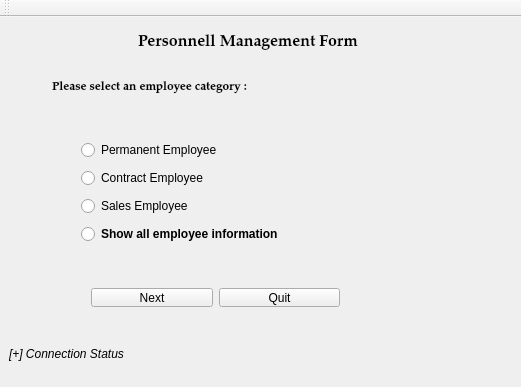
<?xml version="1.0" encoding="UTF-8"?>
<ui version="4.0">
 <class>FrontPage</class>
 <widget class="QMainWindow" name="FrontPage">
  <property name="geometry">
   <rect>
    <x>0</x>
    <y>0</y>
    <width>521</width>
    <height>387</height>
   </rect>
  </property>
  <property name="windowTitle">
   <string>FrontPage</string>
  </property>
  <widget class="QWidget" name="centralWidget">
   <widget class="QLabel" name="headingLabel">
    <property name="geometry">
     <rect>
      <x>130</x>
      <y>10</y>
      <width>371</width>
      <height>31</height>
     </rect>
    </property>
    <property name="sizePolicy">
     <sizepolicy hsizetype="Preferred" vsizetype="Preferred">
      <horstretch>0</horstretch>
      <verstretch>0</verstretch>
     </sizepolicy>
    </property>
    <property name="font">
     <font>
      <family>Palatino Linotype</family>
      <pointsize>12</pointsize>
      <weight>75</weight>
      <bold>true</bold>
     </font>
    </property>
    <property name="text">
     <string>  Personnell Management Form</string>
    </property>
   </widget>
   <widget class="QLabel" name="connectionLabel">
    <property name="geometry">
     <rect>
      <x>9</x>
      <y>326</y>
      <width>201</width>
      <height>21</height>
     </rect>
    </property>
    <property name="sizePolicy">
     <sizepolicy hsizetype="Preferred" vsizetype="Preferred">
      <horstretch>0</horstretch>
      <verstretch>0</verstretch>
     </sizepolicy>
    </property>
    <property name="font">
     <font>
      <weight>50</weight>
      <italic>true</italic>
      <bold>false</bold>
     </font>
    </property>
    <property name="text">
     <string>[+] Connection Status</string>
    </property>
   </widget>
   <widget class="QLabel" name="titleLabel">
    <property name="geometry">
     <rect>
      <x>40</x>
      <y>50</y>
      <width>341</width>
      <height>41</height>
     </rect>
    </property>
    <property name="sizePolicy">
     <sizepolicy hsizetype="Preferred" vsizetype="Preferred">
      <horstretch>0</horstretch>
      <verstretch>0</verstretch>
     </sizepolicy>
    </property>
    <property name="font">
     <font>
      <family>Palatino Linotype</family>
      <pointsize>9</pointsize>
      <weight>75</weight>
      <bold>true</bold>
     </font>
    </property>
    <property name="text">
     <string>    Please select an employee category :</string>
    </property>
   </widget>
   <widget class="QWidget" name="layoutWidget">
    <property name="geometry">
     <rect>
      <x>80</x>
      <y>260</y>
      <width>271</width>
      <height>41</height>
     </rect>
    </property>
    <layout class="QHBoxLayout" name="horizontalLayout">
     <item>
      <widget class="QPushButton" name="nextButton">
       <property name="text">
        <string>Next</string>
       </property>
      </widget>
     </item>
     <item>
      <widget class="QPushButton" name="quitButton">
       <property name="text">
        <string>Quit</string>
       </property>
      </widget>
     </item>
    </layout>
   </widget>
   <widget class="QWidget" name="layoutWidget">
    <property name="geometry">
     <rect>
      <x>70</x>
      <y>110</y>
      <width>321</width>
      <height>131</height>
     </rect>
    </property>
    <layout class="QVBoxLayout" name="verticalLayout">
     <item>
      <widget class="QRadioButton" name="permanent_radioButton">
       <property name="text">
        <string>Permanent Employee</string>
       </property>
      </widget>
     </item>
     <item>
      <widget class="QRadioButton" name="contract_radioButton">
       <property name="text">
        <string>Contract Employee</string>
       </property>
      </widget>
     </item>
     <item>
      <widget class="QRadioButton" name="sales_radioButton">
       <property name="text">
        <string>Sales Employee</string>
       </property>
      </widget>
     </item>
     <item>
      <widget class="QRadioButton" name="showall_radioButton">
       <property name="font">
        <font>
         <weight>75</weight>
         <bold>true</bold>
        </font>
       </property>
       <property name="text">
        <string>Show all employee information</string>
       </property>
      </widget>
     </item>
    </layout>
   </widget>
  </widget>
  <widget class="QMenuBar" name="menuBar">
   <property name="geometry">
    <rect>
     <x>0</x>
     <y>0</y>
     <width>521</width>
     <height>21</height>
    </rect>
   </property>
  </widget>
  <widget class="QToolBar" name="mainToolBar">
   <attribute name="toolBarArea">
    <enum>TopToolBarArea</enum>
   </attribute>
   <attribute name="toolBarBreak">
    <bool>false</bool>
   </attribute>
  </widget>
 </widget>
 <layoutdefault spacing="6" margin="11"/>
 <resources/>
 <connections/>
</ui>
